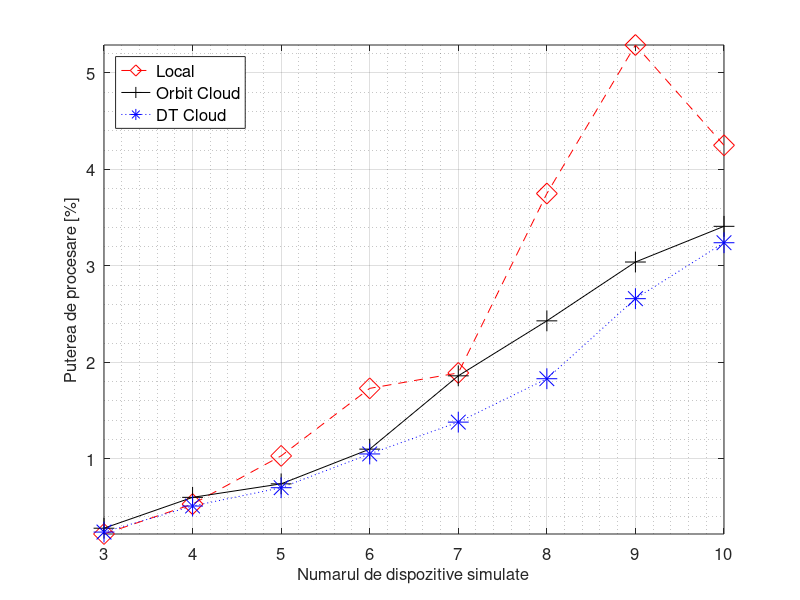
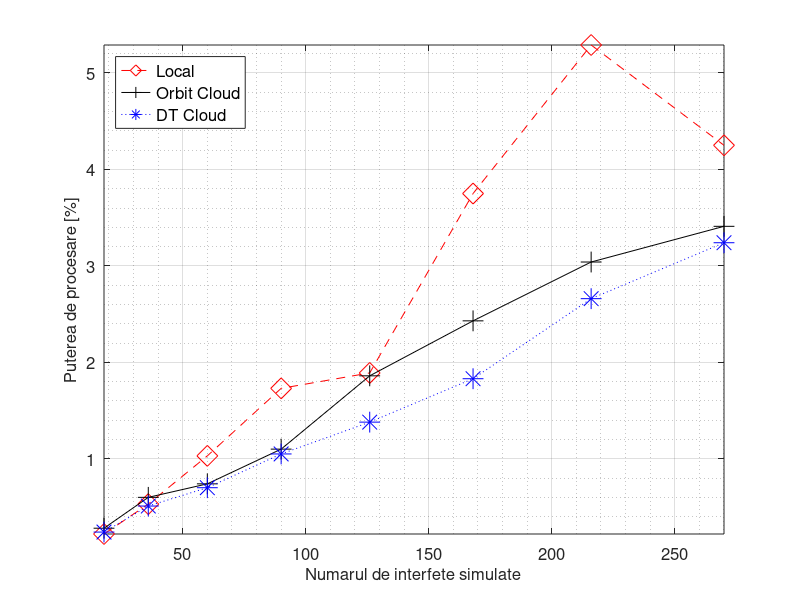
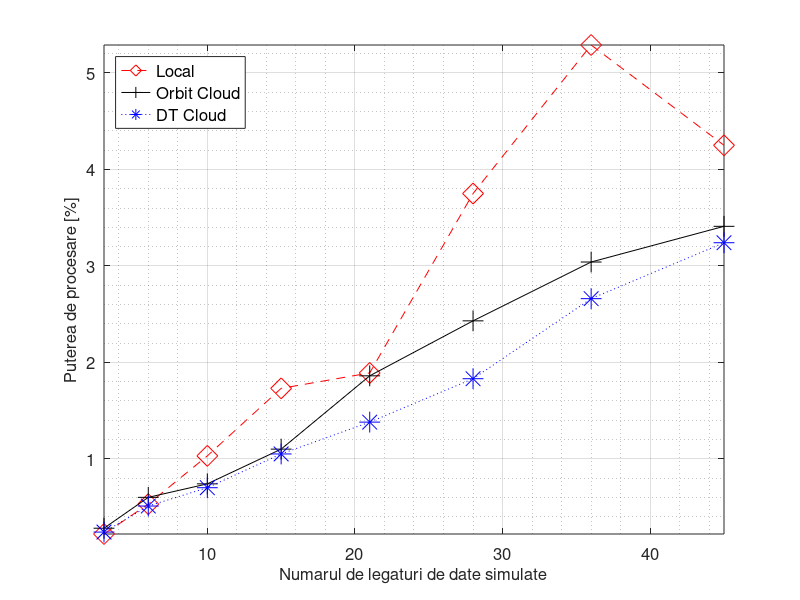

Recreate these plots in MATLAB, in order.
nes = [3,4,5,6,7,8,9,10]
intfs = [18,36,60,90,126,168,216,270]
links = [3,6,10,15,21,28,36,45]

local_percent = [0.0022,0.0053,0.0103,0.0173,0.0189,0.0375,0.0529,0.0425]
orbit_percent = [0.0028,0.006,0.0074,0.011,0.0186,0.0243,0.0304,0.0341]
dt_percent = [0.0024,0.0051,0.007,0.0105,0.0138,0.0183,0.0266,0.0324]

local = local_percent * 100
orbit = orbit_percent * 100
dt = dt_percent * 100
figure(1)
plot(nes,local, '--dr', 'markersize', 15, nes, orbit, '-+k', 'markersize', 15, nes, dt, ':*b', 'markersize', 15)
set(gca, "fontsize", 12)

xlabel('Numarul de dispozitive simulate', "fontsize", 12)
grid on
grid minor on
ylabel('Puterea de procesare [%]', "fontsize", 12)
leg = legend('Local','Orbit Cloud','DT Cloud', "location", 'northwest')
set(leg, "fontsize", 12)
axis('tight')

#la = num2str(local(:));
#lb = cellstr(la);
#lc = strtrim(lb);

#oa = num2str(orbit(:));
#ob = cellstr(oa);
#oc = strtrim(ob);

#da = num2str(dt(:));
#db = cellstr(da);
#dc = strtrim(db);

#text(nes, local, lc)
#text(nes, orbit, oc)
#text(nes, dt, dc)

figure(2)
plot(intfs,local, '--dr', 'markersize', 15, intfs, orbit, '-+k', 'markersize', 15, intfs, dt, ':*b', 'markersize', 15)
set(gca, "fontsize", 12)

xlabel('Numarul de interfete simulate', "fontsize", 12)
grid on
grid minor on
ylabel('Puterea de procesare [%]', "fontsize", 12)
leg = legend('Local','Orbit Cloud','DT Cloud', "location", 'northwest')
set(leg, "fontsize", 12)
axis('tight')

#la = num2str(local(:));
#lb = cellstr(la);
#lc = strtrim(lb);

#oa = num2str(orbit(:));
#ob = cellstr(oa);
#oc = strtrim(ob);

#da = num2str(dt(:));
#db = cellstr(da);
#dc = strtrim(db);

#text(intfs, local, lc)
#text(intfs, orbit, oc)
#text(intfs, dt, dc)

figure(3)
plot(links,local, '--dr', 'markersize', 15, links, orbit, '-+k', 'markersize', 15, links, dt, ':*b', 'markersize', 15)
set(gca, "fontsize", 12)

xlabel('Numarul de legaturi de date simulate', "fontsize", 12)
grid on
grid minor on
ylabel('Puterea de procesare [%]', "fontsize", 12)
leg = legend('Local','Orbit Cloud','DT Cloud', "location", 'northwest')
set(leg, "fontsize", 12)
axis('tight')

#la = num2str(local(:));
#lb = cellstr(la);
#lc = strtrim(lb);

#oa = num2str(orbit(:));
#ob = cellstr(oa);
#oc = strtrim(ob);

#da = num2str(dt(:));
#db = cellstr(da);
#dc = strtrim(db);

#text(links, local, lc)
#text(links, orbit, oc)
#text(links, dt, dc)
